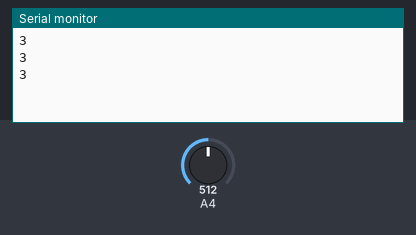
Bench run of a sketch on a simulated Arduino Mega 2560, built with avr-gcc and run on an emulated ATmega2560. Shown: the last lines printed to the serial monitor. Inputs (shaded band) come from the test bench; at power-on: A4 = 512.

Above: at 2.2 s.
2.3 s: A4 set to 716
At 2.9 s:
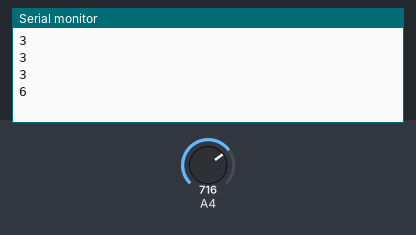
3.8 s: A4 set to 900
At 4.4 s:
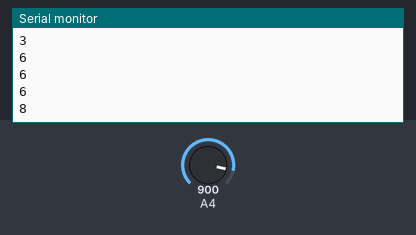
Timing chart, 0 to 6.8 s (numbered marks = the images above; inputs shaded):
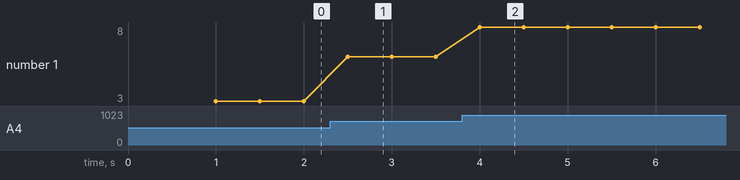

The sketch:

Peso.ino
```cpp
#define PESO 36

int value = 0;

void setup() {
  Serial.begin(9600);
  delay(1000);
}

void loop() {
  value = analogRead(PESO);

  value = map(value,256,4025,0,100);
  value = value / 2,205;
  Serial.println(value);
  delay(500);
}
```

Measured:
- after the input at 2.3 s, the serial monitor: prints a new line after 0.20 s (image 1)
- after the input at 3.8 s, the serial monitor: prints a new line after 0.20 s (image 2)
- plotted number 1: 3 → 6 after the input at 2.3 s, 6 → 8 after the input at 3.8 s
